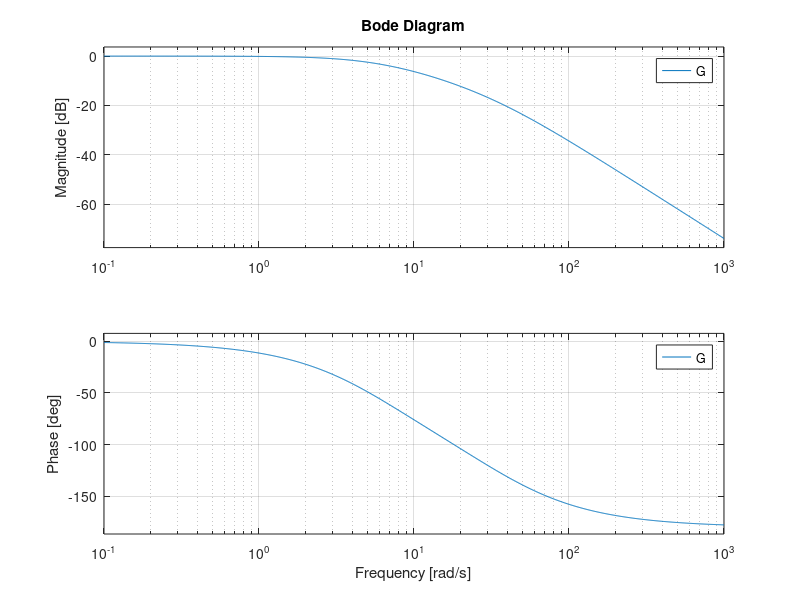

Reproduce this figure in MATLAB.
close all
clear
clc


%% System parameters of the mass spring damper system
m = 0.1;                    % kg      
d = 4;                      % Ns/m
k_0 = 20;                  % N/m   stiffness at beginning of experiment
xInitial = [0.0,0];

%% Sampling rate, bandwidth, 'space' between excited frequencies, 
% number of repetitions for skirts

fs = 200;           % Sampling rate in Hz
fband = [0.1,20];   % Bandwidth in Hz
df = 0.1;           % frequency resolution in Hz
Nsub = 5;           % consecutive harmonics to be chosen from which to excite
Nrep = 4;           % Number of repetitions, equals bins between excited frequencies  
mode = 'odd';       % excite only odd or all frequencies  
energy = 1;         % desired signal energy 



%%

T_s = 1/fs;        % Sampling time  
N = fs/df * Nrep;    % Number of samples
T_sim = N*T_s-T_s;  % Simulation time

delta = d/(2*m);
w0 = sqrt(k_0/m);
D_lehr = d/(2*m*w0);

% State space matrices
A       = [ 0       1
           -k_0/m    -d/m];

B       = [ 0
           k_0/m];

C       = [1  0];

D       = [0];

A_nl    = [0    
           -1/m ];
% A_nl    = [0    
%            0 ];       
       
[b,a] = ss2tf(A,B,C,D);

G = tf(b,a);
bode(G);
